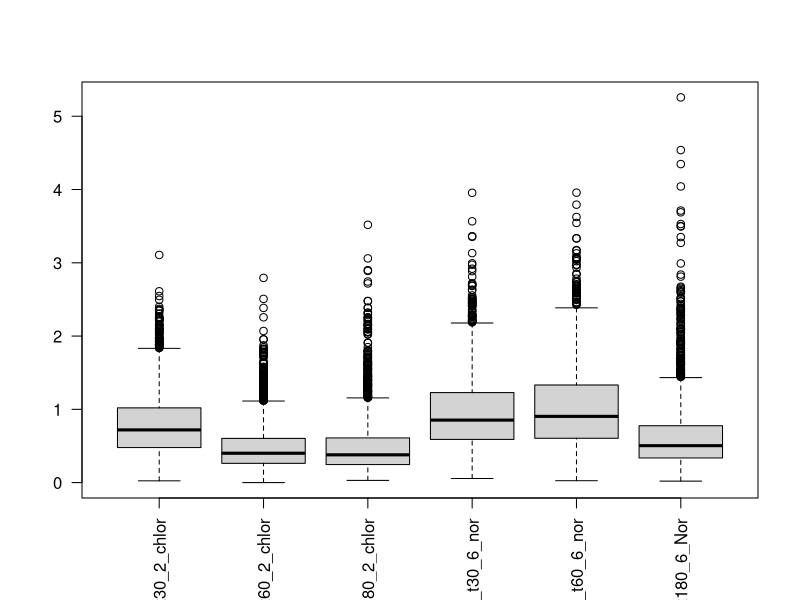
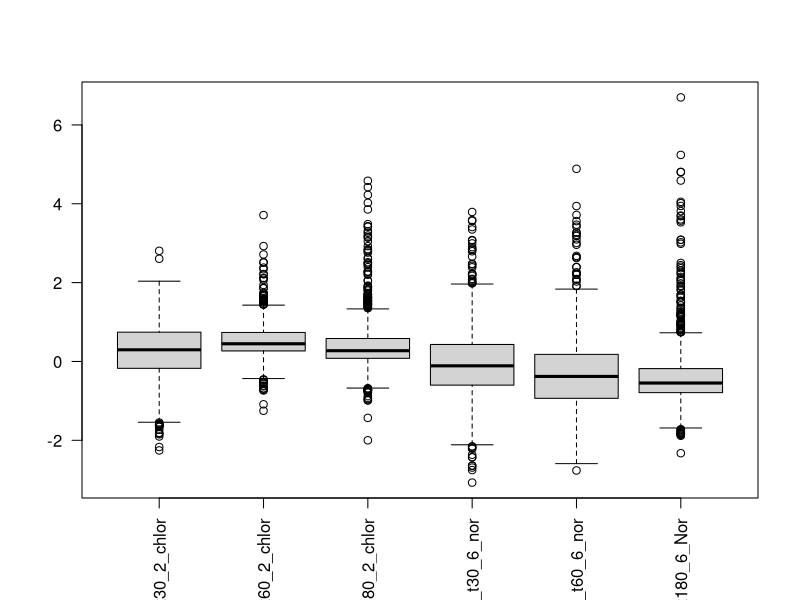
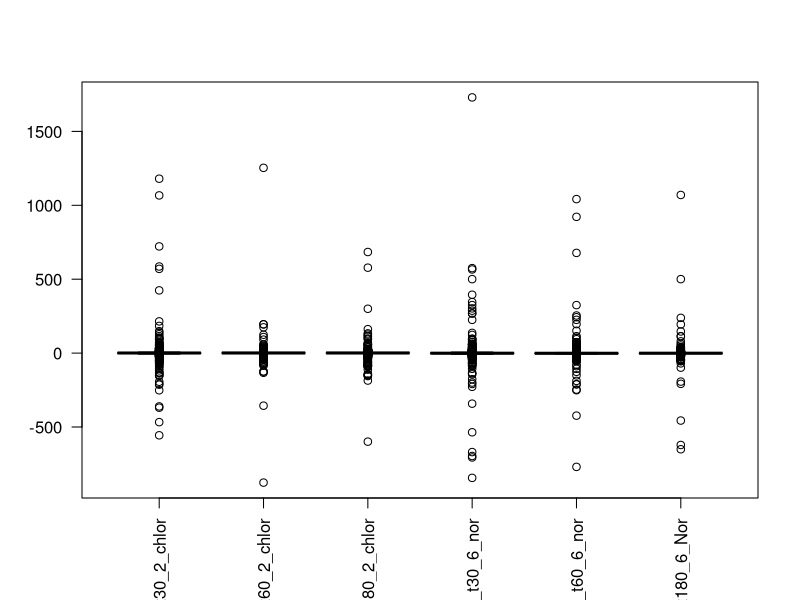
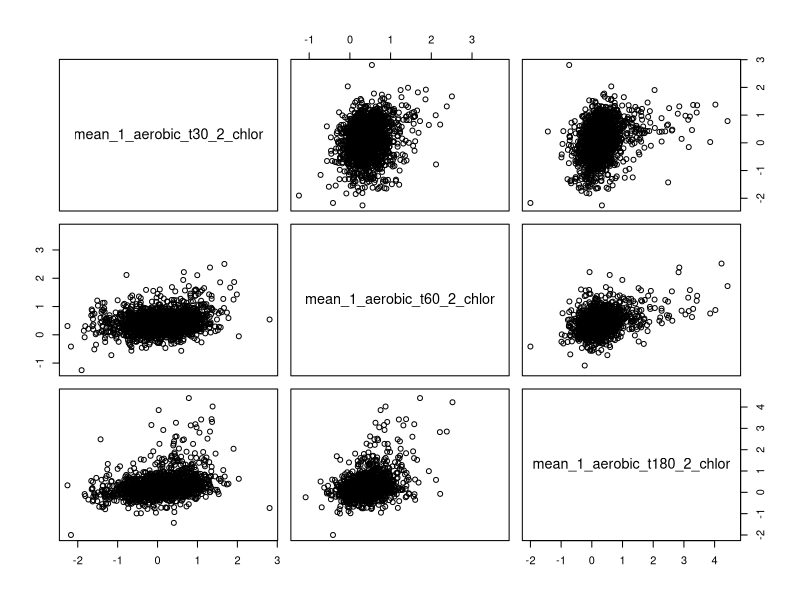
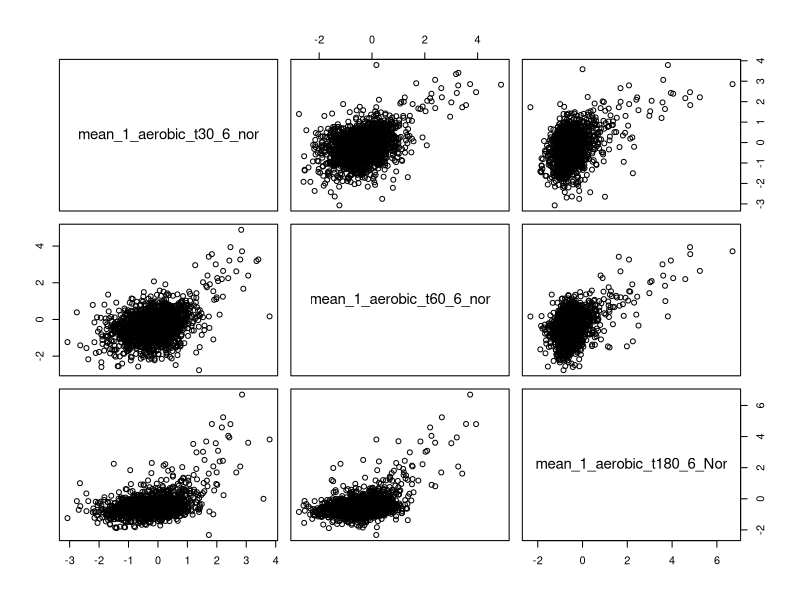

These figures' R source, in order:
genes <- read.csv('consistency_of_genes.csv')
row.names(genes) <- genes$Gene
genes <- data.frame(genes[,-1])
boxplot(genes[,seq(2,12,2)],las=2)
boxplot(genes[,seq(1,11,2)],las=2)
boxplot(genes[,seq(2,12,2)]/genes[,seq(1,11,2)], las=2)
seq(1,11,2)

pairs(genes[,c(1,3,5)])
pairs(genes[,c(7,9,11)])